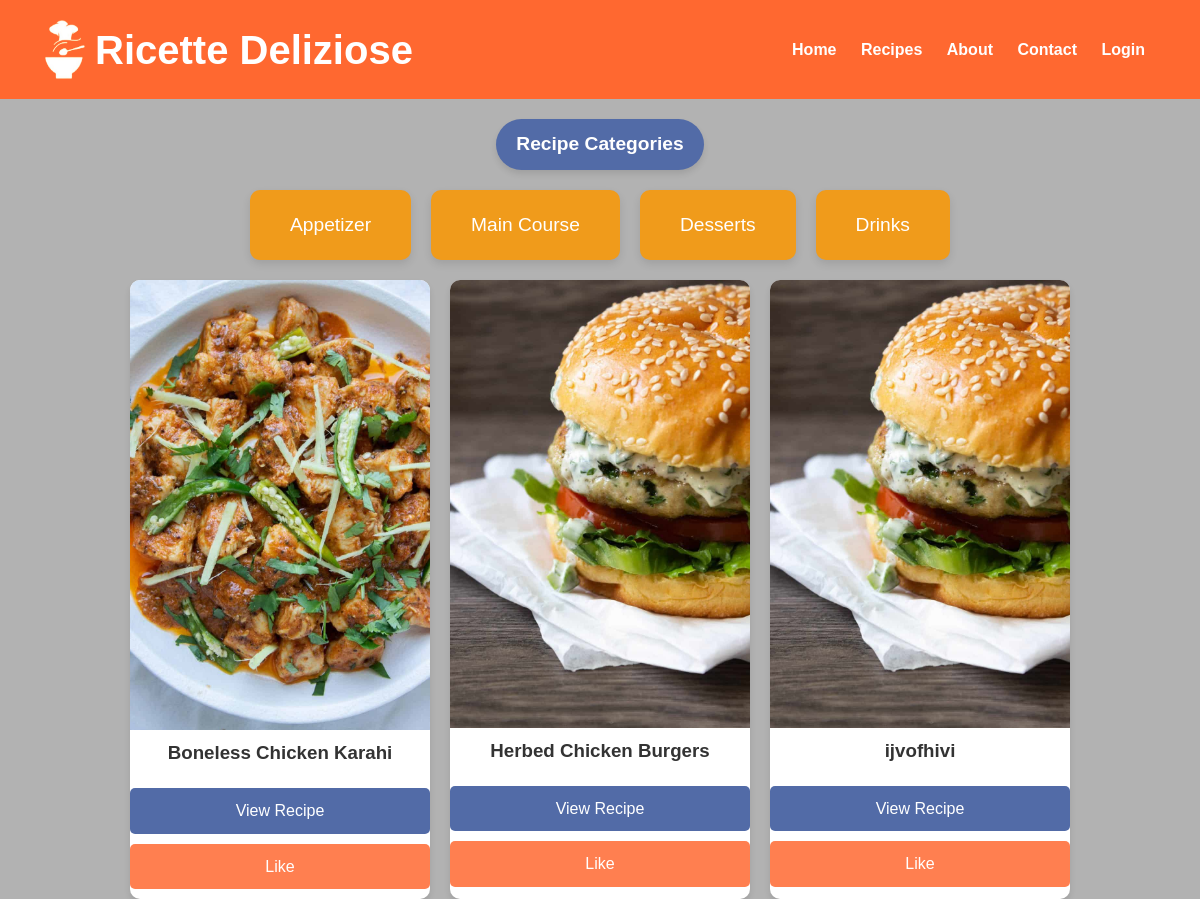
Screenshot of /recipe with the database file from the repository.
### model.py (models this page shows, shortened)
class Recipe(db.Model):
    id = db.Column(db.Integer, primary_key=True)
    title = db.Column(db.String(100), nullable=False)
    description = db.Column(db.Text, nullable=False)
    instructions = db.Column(db.Text, nullable=False)
    image = db.Column(db.String(100), nullable=True)
    created_at = db.Column(db.DateTime, default=datetime.utcnow)
    category_id = db.Column(db.Integer, db.ForeignKey('category.id'), nullable=False)
    ingredients = db.relationship('Ingredient', secondary=recipe_ingredient, backref='recipes')
    category = db.relationship('Category', backref=db.backref('recipes', lazy=True))

### app.py (the view)
@app.route('/recipe', defaults={'category': None})
@app.route('/recipe/<string:category>')
def recipe(category):
    if category:
        recipes = Recipe.query.join(Category).filter(Category.name == category).all()
    else:
        recipes = Recipe.query.all()  # Get all recipes without adding any specific text
    return render_template('recipe.html', recipes=recipes, category=category)

### app.py (called while the page is built)
@app.before_request
def init_categories():
    if Category.query.count() == 0:  # Only add if the category table is empty
        category1 = Category(name="Appetizer")
        category2 = Category(name="Main Course")
        category3 = Category(name="Dessert")
        category4 = Category(name="Drinks")
        db.session.add_all([category1, category2, category3, category4])
        db.session.commit()
        print("Categories added to the database.")

### templates/recipe.html (shortened to what this page needs)
<!DOCTYPE html>
<html lang="en">
<head>
    <link rel="stylesheet" href="{{ url_for('static', filename='css/recipe.css') }}">
</head>
<body>
    <header>
        <div class="container">
           <div class="logo-title">
            <img src="{{ url_for('static', filename='images/logo.png') }}" alt="Logo" class="logo" width="40"
                height="59">
            <h1>Ricette Deliziose</h1>
        </div>
            <nav>
                <a href="{{ url_for('home') }}">Home</a>
                <a href="{{ url_for('recipe') }}">Recipes</a>
                <a href="{{ url_for('about') }}">About</a>
                <a href="{{ url_for('contact') }}">Contact</a>
                {% if 'user_id' in session %}
                {% if session['is_admin'] %}
                <a href="{{ url_for('admin_dashboard') }}">Dashboard</a>
                <a href="{{ url_for('logout') }}">Logout</a>
                {% else %}
                <a href="{{ url_for('profile') }}">Profile</a>
                <a href="{{ url_for('logout') }}">Logout</a>
                {% endif %}
                {% else %}
                <a href="{{ url_for('login') }}">Login</a>
                {% endif %}
            </nav>
        </div>
    </header>
    <main>
        <h2>Recipe Categories</h2>
        <div class="categories">
            <a href="{{ url_for('recipe', category='Appetizer') }}"
                class="{% if category == 'Appetizer' %}active{% endif %}">
                Appetizer
            </a>
            <a href="{{ url_for('recipe', category='Main Course') }}"
                class="{% if category == 'Main Course' %}active{% endif %}">
                Main Course
            </a>
            <a href="{{ url_for('recipe', category='Dessert') }}"
                class="{% if category == 'Desserts' %}active{% endif %}">
                Desserts
            </a>
            <a href="{{ url_for('recipe', category='Drinks') }}" class="{% if category == 'Drinks' %}active{% endif %}">
                Drinks
            </a>
        </div>
        {% if recipes %}
        <div id="recipe-container" class="recipe-grid">
            {% for recipe in recipes %}
            <div class="recipe-item">
                <img src="{{ url_for('static', filename='images/' + recipe.image) }}" alt="{{ recipe.title }}">
                <h3>{{ recipe.title }}</h3>
                <div class="card-buttons">
                    <a href="{{ url_for('recipe_details', recipe_id=recipe.id) }}" class="btn-view">View Recipe</a>
                    <a href="{{ url_for('like_recipe', recipe_id=recipe.id) }}" class="btn-like">Like</a>
                </div>
            </div>
            {% endfor %}
        </div>
        {% else %}
        <p>No recipes available.</p>
        {% endif %}
    </main>
</body>
</html>

### static/css/recipe.css (style rules this page uses)
body, h1, h2, h3, p, a, button { margin: 0; padding: 0; font-family: 'Poppins', sans-serif; text-decoration: none; }
body h2 { margin-bottom: 20px; margin-top: 20px; color: #fff; display: inline-block; background-color: #526ba7; padding: 10px 20px; font-size: 1.2em; border-radius: 50px; text-align: center; box-shadow: 0 4px 6px rgba(0, 0, 0, 0.1); }
body { line-height: 1.6; color: #333; background-image: linear-gradient(rgba(0, 0, 0, 0.3), rgba(0, 0, 0, 0.3)), url('/static/images/bg3.jpg'); background-size: cover; display: flex; flex-direction: column; min-height: 100vh; text-align: center; }
header { background: #FF6830 ; color: white; padding: 20px 0; text-align: center; }
header .container { display: flex; justify-content: space-between; align-items: center; padding: 0 45px; }
header .logo-title { display: flex; align-items: center; }
header .logo-title .logo { margin-right: 10px; }
header .logo-title h1 { margin: 0; padding: 0; font-family: 'Gistesy', sans-serif; font-size: 2.5rem; line-height: 1; }
header nav a { color: white; margin: 0 10px; font-weight: bold; }
.categories { display: flex; justify-content: center; gap: 20px; flex-wrap: wrap; margin-bottom: 20px; }
.categories a { background: #f09b1b; color: white; padding: 20px 40px; font-size: 1.2em; border-radius: 10px; box-shadow: 0 4px 8px rgba(0, 0, 0, 0.1); transition: background 0.3s ease, transform 0.3s ease; }
.recipe-grid { display: flex; justify-content: center; flex-wrap: wrap; gap: 20px; }
.recipe-grid h3 { text-align: center; margin-bottom: 20px; }
.recipe-item { width: 300px; background: white; border-radius: 10px; box-shadow: 0 4px 6px rgba(0, 0, 0, 0.1); overflow: hidden; transition: transform 0.3s ease; }
.recipe-item img { width: 100%; height: auto; }
.card-buttons .btn-like { display: block; margin: 10px auto; background: #ff7f50; color: white; padding: 10px 15px; border-radius: 5px; transition: background 0.3s ease; text-align: center; }
.card-buttons .btn-view { display: block; margin: 10px auto; background: #526ba7; color: white; padding: 10px 15px; border-radius: 5px; transition: background 0.3s ease; text-align: center; }

### rows the page displays
Recipe: image (picture), title "Boneless Chicken Karahi"
Recipe: image (picture), title "Herbed Chicken Burgers"
Recipe: image (picture), title "ijvofhivi"
